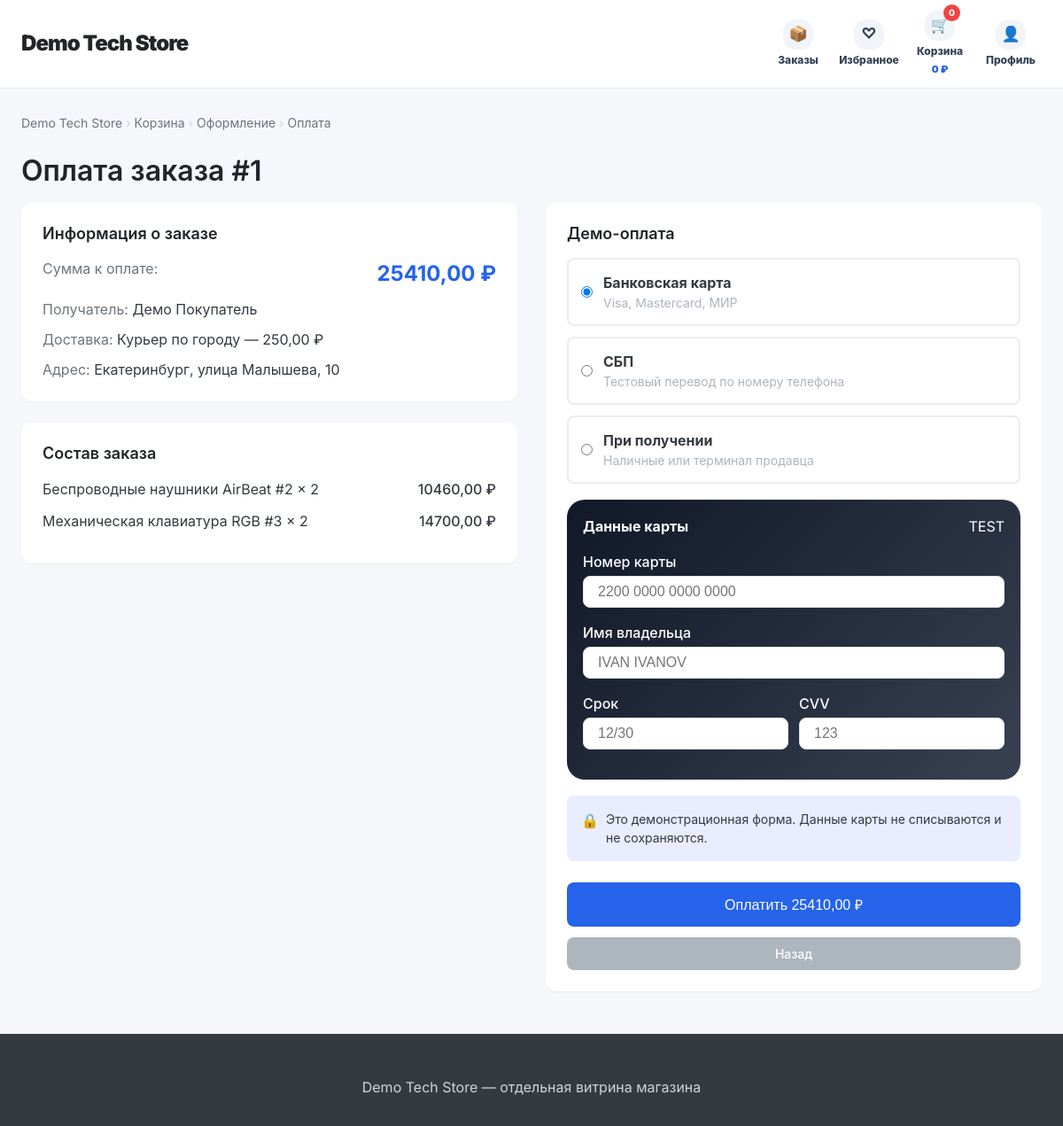
/shops/demo-tech-store/payment/1/ (signed in), run on the app's committed database.
### shops/models.py (models this page shows, shortened)
class Shop(models.Model):
    owner = models.ForeignKey(User, on_delete=models.CASCADE, related_name='shops')
    name = models.CharField(max_length=100, verbose_name='Название магазина')
    slug = models.SlugField(unique=True, verbose_name='URL-адрес')
    description = models.TextField(blank=True, verbose_name='Описание')
    custom_css = models.TextField(blank=True, null=True, verbose_name='Кастомный CSS')
    template_key = models.CharField(max_length=40, default='modern', verbose_name='Базовый шаблон')
    is_demo = models.BooleanField(default=False, verbose_name='Демо-магазин')
    assistant_level = models.CharField(max_length=20, default='basic', verbose_name='Уровень ИИ-помощника')
    city = models.CharField(max_length=100, default='Екатеринбург', verbose_name='Город магазина')
    address = models.CharField(max_length=250, blank=True, verbose_name='Адрес магазина')
    hosting_enabled = models.BooleanField(default=False, verbose_name='Хостинг на платформе')
    theme_color = models.CharField(max_length=20, default='#4361ee', verbose_name='Цвет темы')
    delivery_enabled = models.BooleanField(default=True, verbose_name='Доставка включена')
    delivery_price = models.DecimalField(max_digits=10, decimal_places=2, default=0, verbose_name='Стоимость доставки')
    delivery_description = models.TextField(blank=True, default='Доставка рассчитывается при оформлении заказа', verbose_name='Описание доставки')
    payment_enabled = models.BooleanField(default=True, verbose_name='Оплата включена')
    payment_methods = models.CharField(max_length=200, default='Банковская карта, оплата при получении', verbose_name='Способы оплаты')
    created_at = models.DateTimeField(auto_now_add=True, verbose_name='Дата создания')
    class Meta:
        verbose_name = 'Магазин'
        verbose_name_plural = 'Магазины'

class Order(models.Model):
    STATUS_CHOICES = [
        ('new', 'Новый'),
        ('processing', 'В обработке'),
        ('shipped', 'Отправлен'),
        ('delivered', 'Доставлен'),
        ('cancelled', 'Отменён'),
    ]
    user = models.ForeignKey(User, on_delete=models.CASCADE, related_name='orders')
    shop = models.ForeignKey(Shop, on_delete=models.CASCADE, related_name='orders')
    created_at = models.DateTimeField(auto_now_add=True)
    updated_at = models.DateTimeField(auto_now=True)
    full_name = models.CharField(max_length=200, verbose_name='ФИО')
    phone = models.CharField(max_length=20, verbose_name='Телефон')
    address = models.TextField(verbose_name='Адрес доставки')
    comment = models.TextField(blank=True, verbose_name='Комментарий')
    status = models.CharField(max_length=20, choices=STATUS_CHOICES, default='new', verbose_name='Статус')
    delivery_service = models.CharField(max_length=50, blank=True, verbose_name='Служба доставки')
    delivery_price = models.DecimalField(max_digits=10, decimal_places=2, default=0, verbose_name='Стоимость доставки')
    customer_city = models.CharField(max_length=100, blank=True, verbose_name='Город клиента')
    total_amount = models.DecimalField(max_digits=10, decimal_places=2, default=0, verbose_name='Общая сумма')
    class Meta:
        verbose_name = 'Заказ'
        verbose_name_plural = 'Заказы'
        ordering = ['-created_at']

class OrderItem(models.Model):
    order = models.ForeignKey(Order, on_delete=models.CASCADE, related_name='items')
    product = models.ForeignKey(Product, on_delete=models.CASCADE)
    quantity = models.IntegerField()
    price = models.DecimalField(max_digits=10, decimal_places=2)
    def total_price(self):
        return self.price * self.quantity
    class Meta:
        verbose_name = 'Товар в заказе'
        verbose_name_plural = 'Товары в заказе'

class Product(models.Model):
    shop = models.ForeignKey(Shop, on_delete=models.CASCADE, related_name='products')
    category = models.ForeignKey(Category, on_delete=models.SET_NULL, null=True, blank=True, related_name='products')
    brand = models.ForeignKey(Brand, on_delete=models.SET_NULL, null=True, blank=True, related_name='products')
    name = models.CharField(max_length=200, verbose_name='Название товара')
    description = models.TextField(verbose_name='Описание')
    price = models.DecimalField(max_digits=10, decimal_places=2, verbose_name='Цена')
    stock = models.IntegerField(default=0, verbose_name='Количество на складе')
    image = models.ImageField(upload_to='products/', blank=True, null=True, verbose_name='Изображение')
    image_url = models.URLField(blank=True, verbose_name='Ссылка на изображение')
    created_at = models.DateTimeField(auto_now_add=True, verbose_name='Дата добавления')
    class Meta:
        verbose_name = 'Товар'
        verbose_name_plural = 'Товары'

### shops/views.py (the view)
# urls.py: path('<slug:shop_slug>/payment/<int:order_id>/', views.payment_page, name='payment_page'),
@login_required
def payment_page(request, shop_slug, order_id):
    shop = get_object_or_404(Shop, slug=shop_slug)
    order = get_object_or_404(Order, id=order_id, user=request.user, shop=shop)
    payment, created = Payment.objects.get_or_create(
        order=order,
        defaults={
            'amount': order.total_amount,
            'status': 'pending'
        }
    )
    context = {
        'shop': shop,
        'order': order,
        'payment': payment,
    }
    return render(request, 'shops/payment.html', context)

### templates/shops/payment.html (shortened to what this page needs)
{% extends 'shops/shop_base.html' %}
{% block content %}
<div class="breadcrumbs">
    <a href="{% url 'shop_front' shop.slug %}">{{ shop.name }}</a>
    <span class="breadcrumbs-separator">›</span>
    <a href="{% url 'cart_view' shop.slug %}">Корзина</a>
    <span class="breadcrumbs-separator">›</span>
    <a href="{% url 'checkout' shop.slug %}">Оформление</a>
    <span class="breadcrumbs-separator">›</span>
    <span>Оплата</span>
</div>
<h1>Оплата заказа #{{ order.id }}</h1>
<div style="display: flex; gap: 32px; flex-wrap: wrap;">
    <div style="flex: 1; min-width:300px;">
        <div class="card" style="margin-bottom: 24px;">
            <div class="card-body">
                <h3>Информация о заказе</h3>
                <div style="margin-top: 16px; display:grid; gap:10px;">
                    <div style="display: flex; justify-content: space-between; gap:12px;">
                        <span style="color: var(--gray-600);">Сумма к оплате:</span>
                        <span style="font-size: 24px; font-weight: 700; color: var(--primary);">{{ order.total_amount }} ₽</span>
                    </div>
                    <div><span style="color: var(--gray-600);">Получатель:</span> {{ order.full_name }}</div>
                    <div><span style="color: var(--gray-600);">Доставка:</span> {{ order.delivery_service }} — {{ order.delivery_price }} ₽</div>
                    <div><span style="color: var(--gray-600);">Адрес:</span> {{ order.address }}</div>
                </div>
            </div>
        </div>
        <div class="card">
            <div class="card-body">
                <h3>Состав заказа</h3>
                <ul style="list-style: none; padding: 0; margin-top: 16px;">
                    {% for item in order.items.all %}
                        <li style="display: flex; justify-content: space-between; margin-bottom: 12px; gap:12px;">
                            <span>{{ item.product.name }} × {{ item.quantity }}</span>
                            <span style="font-weight: 500;">{{ item.total_price }} ₽</span>
                        </li>
                    {% endfor %}
                </ul>
            </div>
        </div>
    </div>
    <div style="flex: 1; min-width:320px;">
        <div class="card">
            <div class="card-body">
                <h3>Демо-оплата</h3>
                <form method="post" action="{% url 'process_payment' shop.slug order.id %}" id="payment-form">
                    <div style="display:grid; gap:12px; margin-bottom:18px;">
                        <label style="display:flex; align-items:center; gap:12px; padding:14px; border:2px solid var(--gray-200); border-radius:var(--radius-md); cursor:pointer;"><input type="radio" name="payment_method" value="card" checked data-method="card"><div><strong>Банковская карта</strong><div style="font-size:var(--font-size-sm); color:var(--gray-500);">Visa, Mastercard, МИР</div></div></label>
                        <label style="display:flex; align-items:center; gap:12px; padding:14px; border:2px solid var(--gray-200); border-radius:var(--radius-md); cursor:pointer;"><input type="radio" name="payment_method" value="sbp" data-method="sbp"><div><strong>СБП</strong><div style="font-size:var(--font-size-sm); color:var(--gray-500);">Тестовый перевод по номеру телефона</div></div></label>
                        <label style="display:flex; align-items:center; gap:12px; padding:14px; border:2px solid var(--gray-200); border-radius:var(--radius-md); cursor:pointer;"><input type="radio" name="payment_method" value="cash" data-method="cash"><div><strong>При получении</strong><div style="font-size:var(--font-size-sm); color:var(--gray-500);">Наличные или терминал продавца</div></div></label>
                    </div>
                    <div id="card-fields" style="background:linear-gradient(135deg,#111827,#374151); color:white; border-radius:20px; padding:18px; margin-bottom:18px;">
                        <div style="display:flex; justify-content:space-between; align-items:center; margin-bottom:16px;"><strong>Данные карты</strong><span>TEST</span></div>
                        <div class="form-group"><label class="form-label" style="color:white;">Номер карты</label><input type="text" name="card_number" class="form-control" inputmode="numeric" placeholder="2200 0000 0000 0000" maxlength="19"></div>
                        <div class="form-group"><label class="form-label" style="color:white;">Имя владельца</label><input type="text" name="card_holder" class="form-control" placeholder="IVAN IVANOV"></div>
                        <div style="display:grid; grid-template-columns:1fr 1fr; gap:12px;">
                            <div class="form-group"><label class="form-label" style="color:white;">Срок</label><input type="text" name="card_exp" class="form-control" placeholder="12/30" maxlength="5"></div>
                            <div class="form-group"><label class="form-label" style="color:white;">CVV</label><input type="password" name="card_cvv" class="form-control" placeholder="123" maxlength="3"></div>
                        </div>
                    </div>
                    <div style="background: var(--primary-light); padding: 16px; border-radius: var(--radius-md); margin-bottom: 24px;">
                        <div style="display: flex; gap: 8px;"><span>🔒</span><span style="font-size: var(--font-size-sm);">Это демонстрационная форма. Данные карты не списываются и не сохраняются.</span></div>
                    </div>
                    <button type="submit" class="btn btn-primary" style="width: 100%; padding: 14px; font-size: 16px;">Оплатить {{ order.total_amount }} ₽</button>
                    <a href="{% url 'order_confirmation' shop.slug order.id %}" class="btn btn-secondary" style="width: 100%; margin-top: 12px;">Назад</a>
                </form>
            </div>
        </div>
    </div>
</div>
{% endblock %}

### templates/shops/shop_base.html (shortened to what this page needs)
<!DOCTYPE html>
<html lang="ru">
<head>
    <link rel="stylesheet" href="/static/css/amazon-style.css">
</head>
<body>
    <header class="store-header">
        <div class="store-header-inner">
            <div class="store-logo"><a href="{% url 'shop_front' shop.slug %}">{{ shop.name }}</a></div>
            <nav class="store-nav">
                {% if user.is_authenticated and user.id == shop.owner_id %}
                    <a href="{% url 'shop_dashboard' shop.slug %}" class="owner-back">← Вернуться в ЛК продавца</a>
                {% else %}
                    <a class="store-nav-item" href="{% url 'customer_orders' shop.slug %}"><span class="store-nav-icon">📦</span><span>Заказы</span></a>
                    <a class="store-nav-item" href="{% url 'favorites_list' shop.slug %}"><span class="store-nav-icon">♡</span><span>Избранное</span></a>
                    <a class="store-nav-item" href="{% url 'cart_view' shop.slug %}"><span class="store-nav-icon">🛒<span class="store-cart-badge">{{ cart_count|default:0 }}</span></span><span>Корзина</span><span class="store-cart-sum">{{ cart_sum|default:0 }} ₽</span></a>
                    {% if user.is_authenticated %}<a class="store-nav-item" href="{% url 'customer_profile' shop.slug %}"><span class="store-nav-icon">👤</span><span>Профиль</span></a>{% else %}<a class="store-nav-item" href="{% url 'shop_customer_login' shop.slug %}"><span class="store-nav-icon">👤</span><span>Войти</span></a>{% endif %}
                {% endif %}
            </nav>
        </div>
    </header>
    <main class="container" style="padding-top: 28px;">
        {% block content %}{% endblock %}
    </main>
    <footer class="footer"><div class="footer-content"><p>{{ shop.name }} — отдельная витрина магазина</p></div></footer>
</body>
</html>

### data on the page
Shop: name "Demo Tech Store"
Order: id "1", total_amount "25410,00", full_name "Демо Покупатель", delivery_service "Курьер по городу", delivery_price "250,00", address "Екатеринбург, улица Малышева, 10"
OrderItem: product.name "Беспроводные наушники AirBeat #2", quantity "2", total_price "10460,00"
OrderItem: product.name "Механическая клавиатура RGB #3", quantity "2", total_price "14700,00"

### other printed values
{{ cart_count|default:0 }} "0"
{{ cart_sum|default:0 }} "0"
